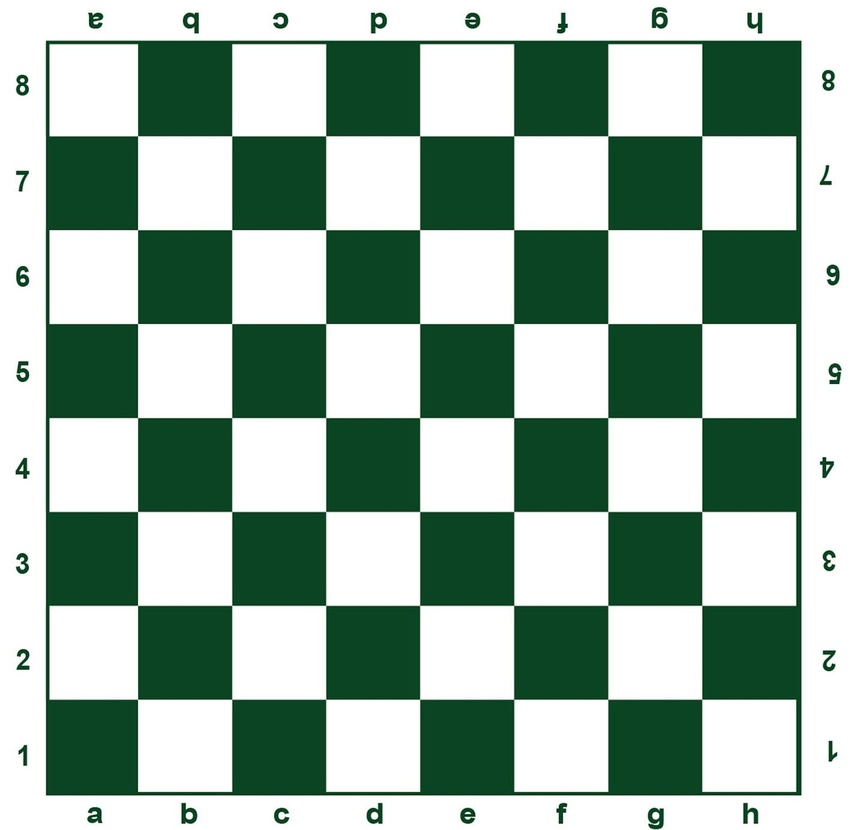
#> input picture Corner Detection Algorithms/chess.jpg, 850 x 830 px, shrunk from 1415 x 1383 before the run, found by its file name
$ jupyter execute --allow-errors Harris_Corner_detection.ipynb
#> lines starting #> are read from the running program, lines starting #| are printed output that depends on the picture; after the words box and inside, x2 and y2 are one past the last pixel; in counts of white or black regions, pixels touching at a corner belong together
#> further down, img is the input picture: shape (830, 850, 3); mean B, G, R 162.1, 176, 152.3
#> `gray = cv.cvtColor(img,cv.COLOR_BGR2GRAY)`:
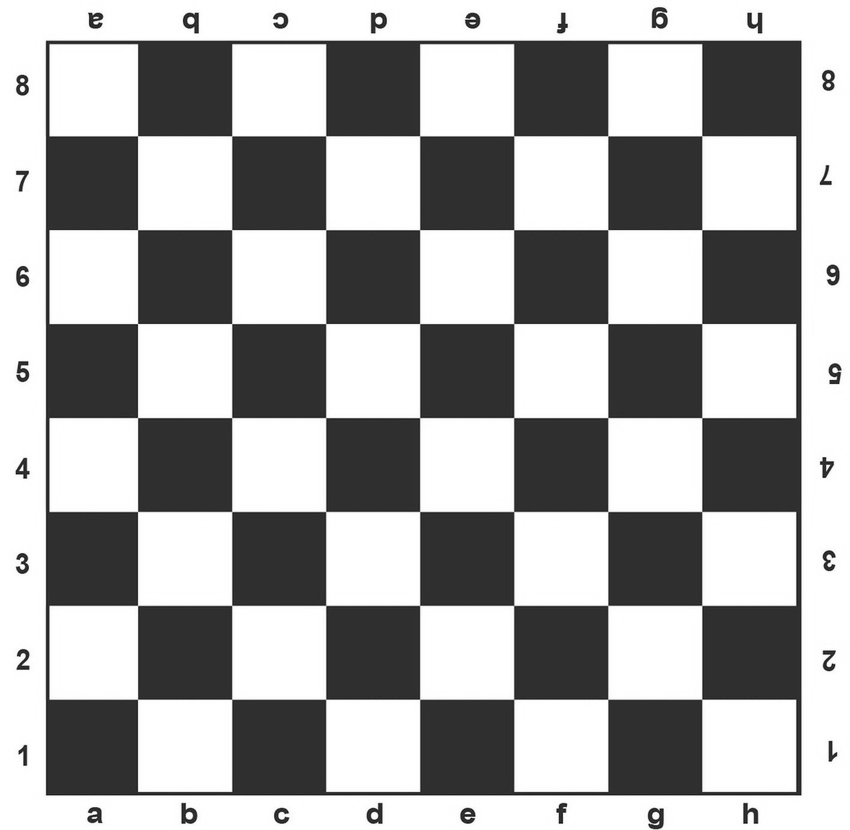
#> gray: shape (830, 850); min 10, max 255, mean 167.2
#> `dst = cv.cornerHarris(gray, 2, 3, 0.04)`:
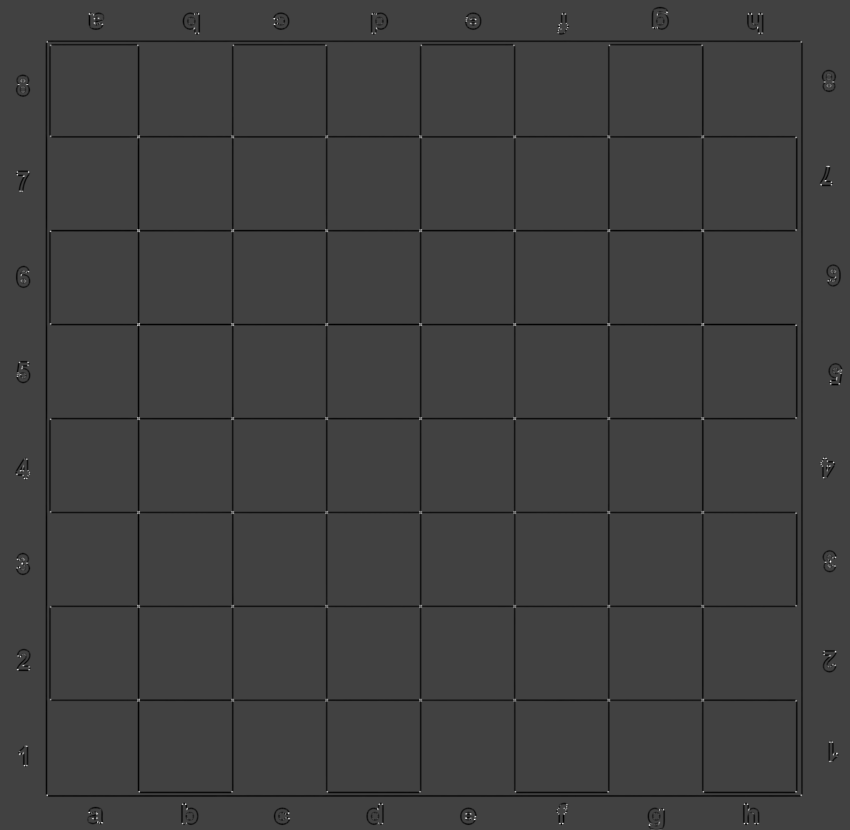
#> dst: shape (830, 850) float32; min -61164604, max 176332480, mean -1533722.5; drawn with min black and max white
#> `dst = cv.dilate(dst, None)`:
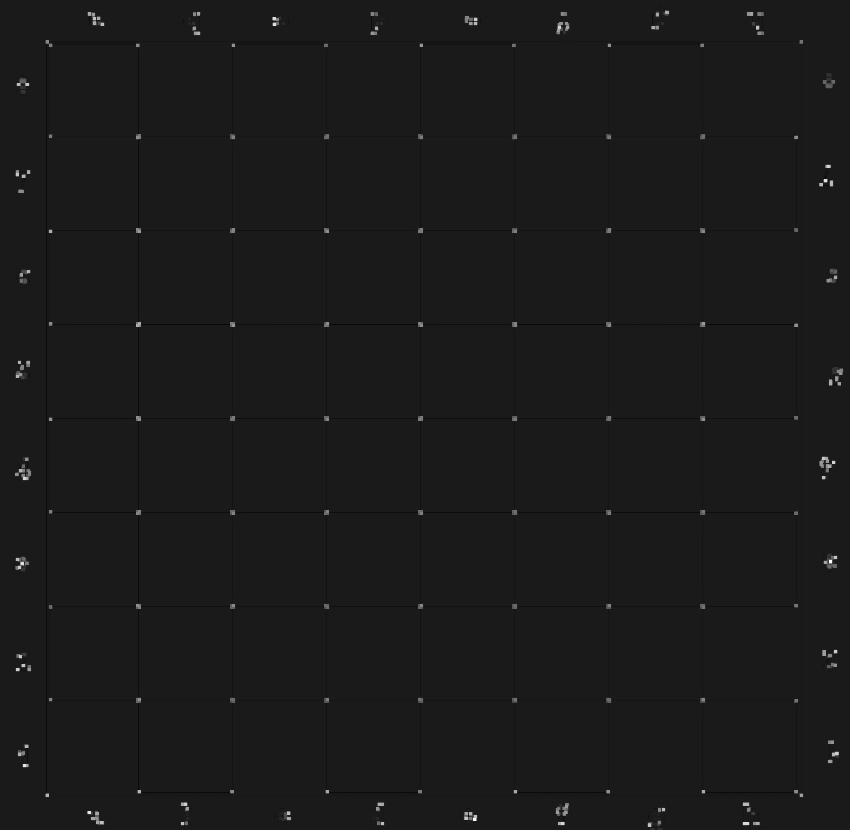
#> dst: shape (830, 850) float32; min -20598510, max 176332480, mean 364274.9; drawn with min black and max white
#> `img[dst>0.01*dst.max()] = [0, 0, 255]`:
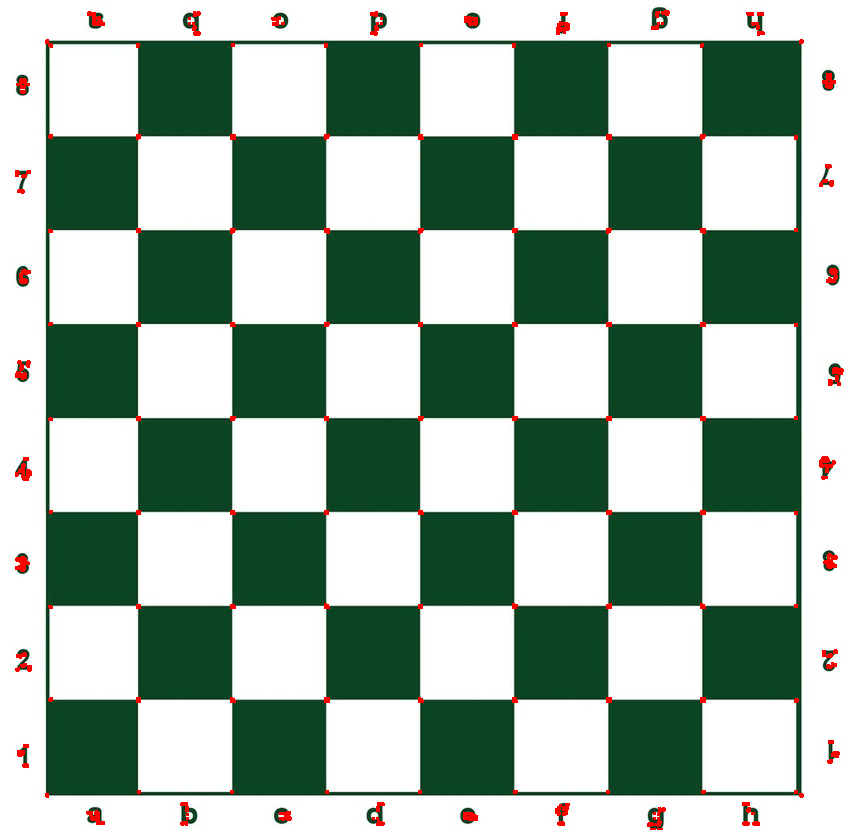
#> img: shape (830, 850, 3); 0.9% of pixels changed, all inside (x1, y1, x2, y2) = (15, 10, 844, 830)
#> (key Esc is pressed here)
#> `ret, dst = cv.threshold(dst, 0.01*dst.max(), 255, 0)`:
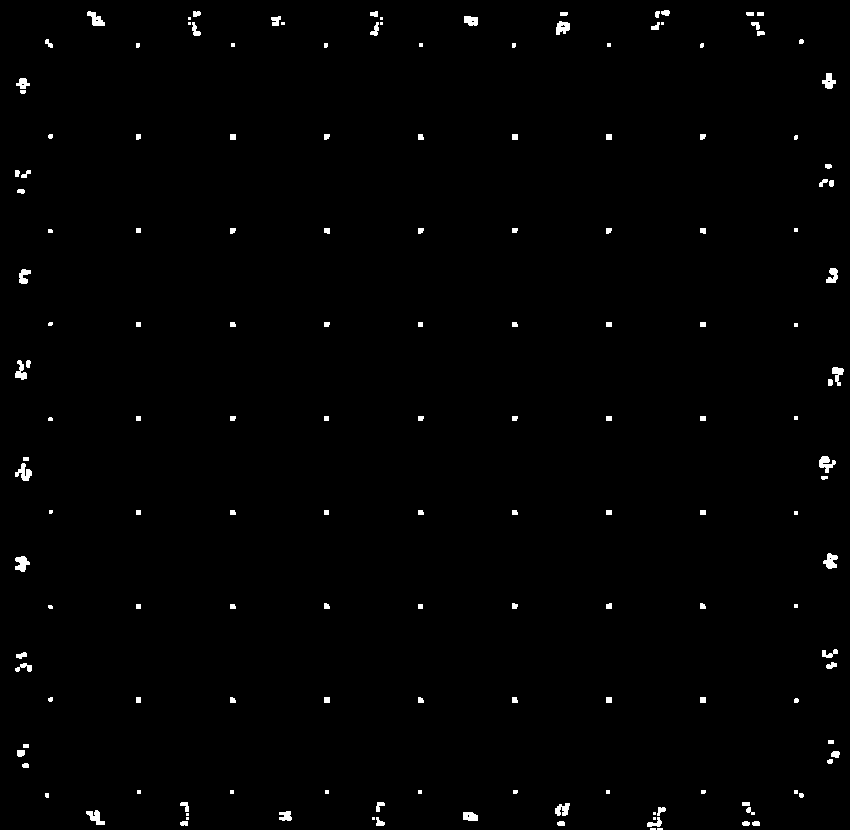
#> dst: shape (830, 850) float32; 0.9% white; 157 white regions (40 under 20 px), largest, box (x1, y1, x2, y2) and area: (15, 463, 32, 481) 160, (819, 456, 836, 473) 158, (15, 556, 30, 572) 155
#> `ret, dst = cv.threshold(dst, 0.01*dst.max(), 255, 0)`: ret = 1763324.8
#> `ret, labels, stats, centroids = cv.connectedComponentsWithStats(dst)`: labels: shape (830, 850) int32; 158 distinct labels, from 0 to 157
#> `ret, labels, stats, centroids = cv.connectedComponentsWithStats(dst)`: ret = 158; stats = 158 rows, first 6: [0, 0, 850, 830, 699176], [87, 11, 18, 15, 146], [193, 11, 8, 6, 41], [370, 11, 8, 6, 39], [655, 11, 5, 7, 29], [661, 10, 9, 6, 43]; centroids = 158 pairs, first value 16.74 to 837.3, second value 12.37 to 828.5
#> `corners = cv.cornerSubPix(gray,np.float32(centroids),(5, 5),(-1, -1), ..`: corners = 158 pairs, first value 15.14 to 840.4, second value 11.62 to 828.5
#> `res = np.hstack((centroids,corners))`: res = 158 rows, first 6: [424.5, 414.4, 419.6, 417.6], [95.47, 18.88, 95.47, 18.88], [196.1, 13.34, 197.1, 13.15], [373.9, 13.56, 371.7, 13.14], [656.9, 13.79, 656.9, 13.79], [665.3, 12.37, 665.3, 13.47]
#> `res = np.int0(res)`: res = 158 rows, first 6: [424, 414, 419, 417], [95, 18, 95, 18], [196, 13, 197, 13], [373, 13, 371, 13], [656, 13, 656, 13], [665, 12, 665, 13]
#> `img[res[:,1],res[:,0]]=[0,0,255]`: img: shape (830, 850, 3); under 0.01% of pixels changed, all inside (x1, y1, x2, y2) = (23, 173, 833, 823)
#> `img[res[:,3],res[:,2]] = [0,255,0]`: img: shape (830, 850, 3); mean B, G, R 160.8, 174.6, 153.4
#> pass 2 of the loop `for image in img_lst:`:
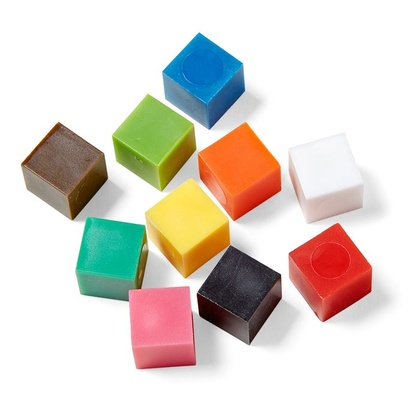
#> input picture Corner Detection Algorithms/cubes.jpg, 420 x 420 px, shrunk from 700 x 700 before the run, found by its file name
#> img is the input picture: shape (420, 420, 3); mean B, G, R 206.4, 214.4, 222.2
#> `img[dst>0.01*dst.max()] = [0, 0, 255]`:
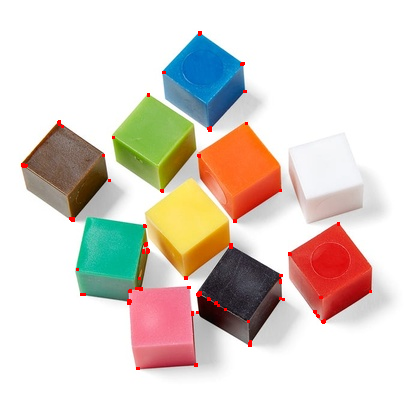
#> img: shape (420, 420, 3); 0.46% of pixels changed, all inside (x1, y1, x2, y2) = (21, 31, 372, 370)
#> (key Enter is pressed here)
#> `ret, dst = cv.threshold(dst, 0.01*dst.max(), 255, 0)`:
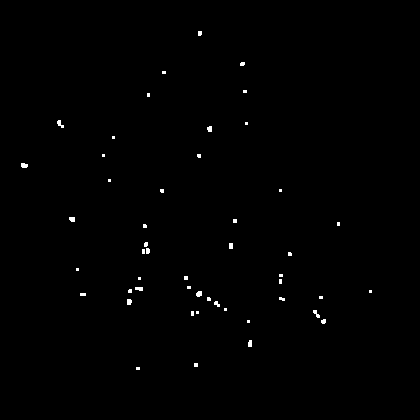
#> dst: shape (420, 420) float32; 0.46% white; 49 white regions (36 under 20 px), largest, box (x1, y1, x2, y2) and area: (57, 120, 64, 128) 30, (21, 163, 28, 168) 30, (196, 291, 202, 297) 30
#> `ret, dst = cv.threshold(dst, 0.01*dst.max(), 255, 0)`: ret = 436713.4
#> labels: shape (420, 420) int32; 50 distinct labels, from 0 to 49
#> `ret, labels, stats, centroids = cv.connectedComponentsWithStats(dst)`: ret = 50; stats = 50 rows, first 6: [0, 0, 420, 420, 175588], [198, 31, 4, 5, 19], [240, 62, 5, 4, 18], [162, 71, 4, 3, 12], [243, 90, 4, 3, 12], [147, 93, 3, 4, 12]; centroids = 50 pairs, first value 23.8 to 370, second value 32.89 to 368
#> corners = 50 pairs, first value 20.37 to 370.8, second value 31.78 to 368.4
#> `res = np.hstack((centroids,corners))`: res = 50 rows, first 6: [209.6, 209.4, 209.6, 209.4], [199.4, 32.89, 198.7, 31.78], [242, 63.5, 242.3, 62.76], [163.5, 72, 161.8, 70.89], [244.5, 91, 244.7, 90.06], [148, 94.5, 147.4, 93.26]
#> `res = np.int0(res)`: res = 50 rows, first 6: [209, 209, 209, 209], [199, 32, 198, 31], [242, 63, 242, 62], [163, 72, 161, 70], [244, 91, 244, 90], [148, 94, 147, 93]
[cell 1]
import numpy as np
import cv2 as cv
from google.colab.patches import cv2_imshow

img_lst = ['/content/chess.jpg', '/content/cubes.jpg', '/content/jenga.jpg']
data = []

#> (the rest of this cell did not finish here and is left out)
